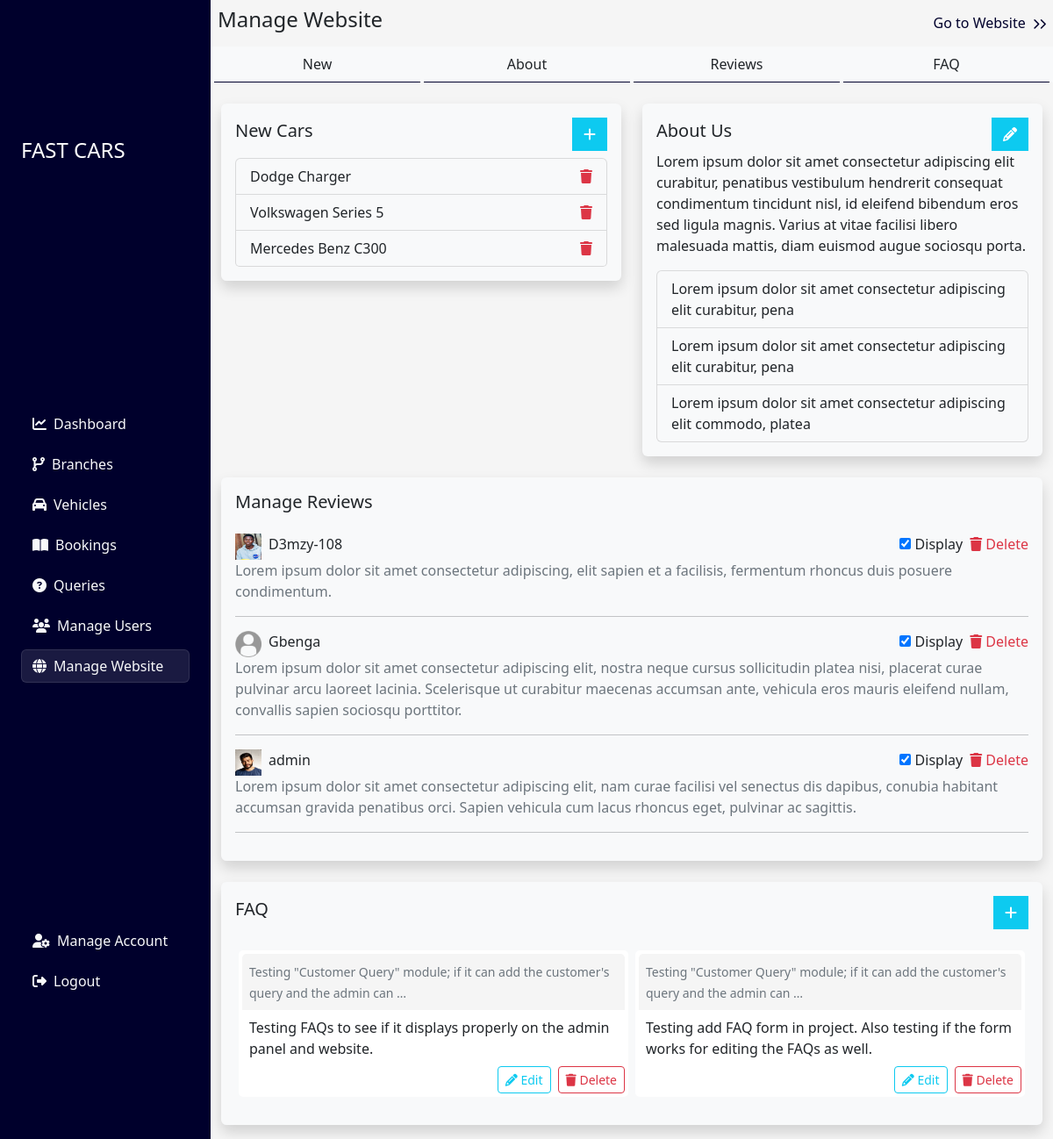
Page /site-administrator/manage_site/ (signed in) on the committed database.
### admin_panel/models.py (models this page shows, shortened)
class NewCar(models.Model):
    vehicle = models.OneToOneField(
        Vehicle, on_delete=models.CASCADE, related_name='new')

class Vehicle(models.Model):
    transmission_choices = [
        ('manual', 'manual'),
        ('automatic', 'automatic')
    ]
    drive_choices = [
        ('2', '2'),
        ('4', '4')
    ]
    image1 = models.ImageField(validators=[FileExtensionValidator(
        ['png', 'jpg', 'jpeg'])], upload_to='vehicle_images')
    image2 = models.ImageField(validators=[FileExtensionValidator(
        ['png', 'jpg', 'jpeg'])], upload_to='vehicle_images', blank=True, null=True)
    image3 = models.ImageField(validators=[FileExtensionValidator(
        ['png', 'jpg', 'jpeg'])], upload_to='vehicle_images', blank=True, null=True)
    image4 = models.ImageField(validators=[FileExtensionValidator(
        ['png', 'jpg', 'jpeg'])], upload_to='vehicle_images', blank=True, null=True)
    image5 = models.ImageField(validators=[FileExtensionValidator(
        ['png', 'jpg', 'jpeg'])], upload_to='vehicle_images', blank=True, null=True)
    brand = models.ForeignKey(
        Brand, on_delete=models.CASCADE, related_name='vehicles')
    branch = models.ForeignKey(
        Branch, on_delete=models.CASCADE, related_name='vehicles')
    vehicle_model = models.CharField(max_length=200)
    year = models.CharField(max_length=5)
    mileage = models.DecimalField(max_digits=10, decimal_places=4)
    vin = models.CharField(max_length=17)
    horsepower = models.IntegerField()
    transmission = models.CharField(
        max_length=10, choices=transmission_choices, default='manual')
    door = models.IntegerField()
    drive = models.CharField(max_length=20, choices=drive_choices, default='2')
    seat = models.IntegerField()
    color = models.CharField(max_length=20)
    price = models.IntegerField()
    stock = models.IntegerField()
    trans_image = models.ImageField(validators=[FileExtensionValidator(
        ['png', 'jpg', 'jpeg'])], upload_to='vehicle_images', blank=True, null=True)
    slug = models.SlugField(unique=True, null=True, blank=True)
    def __str__(self):
        return f"{self.brand} {self.vehicle_model}"

class Brand(models.Model):
    brand_name = models.CharField(max_length=100, unique=True)
    slug = models.SlugField(null=True, unique=True, blank=True)
    def __str__(self):
        return self.brand_name

class AboutUs(models.Model):
    about_text = models.CharField(max_length=300)
    service1 = models.CharField(max_length=70)
    service2 = models.CharField(max_length=70)
    service3 = models.CharField(max_length=70, blank=True, default="...")

### main_site/models.py (models this page shows, shortened)
class CustomerReview(models.Model):
    user = models.ForeignKey(
        User, on_delete=models.CASCADE, related_name="reviews")
    review = models.TextField()
    is_active = models.BooleanField(default=False)

class FAQ(models.Model):
    query = models.ForeignKey(
        CustomerQuery, on_delete=models.CASCADE, related_name='faq')
    reply = models.TextField()

class CustomerQuery(models.Model):
    firstname = models.CharField(max_length=50)
    lastname = models.CharField(max_length=50)
    email = models.EmailField(max_length=80)
    message = models.TextField()
    date = models.DateField(auto_now_add=True)
    resolved = models.BooleanField(default=False)

### user/models.py (models this page shows)
class User(AbstractUser):
    phone_number = models.CharField(max_length=20, blank=True, default='...')
    profile_image = models.ImageField(validators=[FileExtensionValidator(
        ['png', 'jpg', 'jpeg'])], upload_to='profile_images', blank=True)

### admin_panel/views.py (the view)
# urls.py: path('manage_site/', manage_site, name="manage_site"),
@login_required
def manage_site(request):
    if request.user.is_staff:
        new_cars = models.NewCar.objects.all()
        vehicles = models.Vehicle.objects.all()
        about_details = models.AboutUs.objects.all()
        addAboutUsForm = AboutUsForm()
        editAboutUsForm = AboutUsForm()
        reviews = CustomerReview.objects.all()
        faqs = FAQ.objects.all()
        queries = CustomerQuery.objects.all()
        context = {
            'new_cars': new_cars,
            'vehicles': vehicles,
            'about_details': about_details,
            'addAboutUsForm': addAboutUsForm,
            'editAboutUsForm': editAboutUsForm,
            'reviews': reviews,
            'faqs': faqs,
            'queries': queries,
        }
        return render(request, 'admin_panel/manage_site.html', context)
    else:
        return redirect('home')

### admin_panel/forms.py
class AboutUsForm(forms.ModelForm):
    about_text = forms.CharField(
        max_length=300, label="", widget=forms.Textarea(attrs={"maxlength": "300", "class": "form-control col-12", "rows": 3}))
    service1 = forms.CharField(max_length=70, label="", widget=forms.TextInput(
        attrs={"class": "form-control col-12"}))
    service2 = forms.CharField(max_length=70, label="", widget=forms.TextInput(
        attrs={"class": "form-control col-12"}))
    service3 = forms.CharField(max_length=70, label="", widget=forms.TextInput(
        attrs={"class": "form-control col-12"}), required=False)
    class Meta:
        model = AboutUs
        fields = ('about_text', 'service1', 'service2', 'service3')

### admin_panel/templates/admin_panel/manage_site.html (shortened to what this page needs)
{% extends 'base.html' %}
{% load static %}
{% block main %}
<div class="col-12 d-flex flex-wrap">
    <div class="col-12 col-lg">
        {% include 'partials/sidenav.html' %}
    </div>
    <div class="main_content">
        <div class="col-12 p-2 d-flex align-items-center">
            <h4>Manage Website</h4>
            <a href="{% url 'home' %}" class="text-decoration-none ms-auto" style="color: rgb(0, 0, 44);">Go to
                Website<small><small><i class="fas fa-chevron-right ms-2"></i><i
                            class="fas fa-chevron-right"></i></small></small></a>
        </div>
        <div class="d-flex sticky-top col-12 text-center bg-light px-1" style="z-index: 1;">
            <a href="#new" class="col text-decoration-none text-dark py-2 me-1"
                style="border-bottom: 1px solid rgb(0, 0, 44);">New</a>
            <a href="#about" class="col text-decoration-none text-dark py-2 me-1"
                style="border-bottom: 1px solid rgb(0, 0, 44);">About</a>
            <a href="#reviews" class="col text-decoration-none text-dark py-2 me-1"
                style="border-bottom: 1px solid rgb(0, 0, 44);">Reviews</a>
            <a href="#faq" class="col text-decoration-none text-dark py-2"
                style="border-bottom: 1px solid rgb(0, 0, 44);">FAQ</a>
        </div>
        <div class="row g-4 m-0">
            <div class="col-12 col-md-6" id="new">
                <div class="card bg-light p-3 border-0 shadow">
                    <div class="d-flex justify-content-between align-items-center">
                        <h5>New Cars</h5>
                        <a href="#" class="btn btn-info rounded-0 text-white" data-bs-toggle="modal"
                            data-bs-target="#addNewCarModal"><i class="fas fa-plus"></i></a>
                    </div>
                    <ul class="list-group mt-2">
                        {% for new_car in new_cars %}
                        <li class="list-group-item bg-light d-flex">{{new_car.vehicle}} <a
                                href="{% url 'remove_new_car' new_car.id %}" class="ms-auto"><i
                                    class="fas fa-trash text-danger"></i></a></li>
                        {% endfor %}
                    </ul>
                </div>
            </div>
            <div class="col-12 col-md-6" id="about">
                <div class="card bg-light p-3 border-0 shadow h-100">
                    <div class="d-flex justify-content-between align-items-center">
                        <h5>About Us</h5>
                        {% if about_details.count is not 0 %}
                        {% for about_detail in about_details %}
                        <a href="#" class="btn btn-info rounded-0 text-white" data-bs-toggle="modal"
                            data-bs-target="#editAboutUsModal"><i class="fas fa-pencil"></i></a>
                        {% endfor %}
                        {% else %}
                        <a href="#" class="btn btn-info rounded-0 text-white" data-bs-toggle="modal"
                            data-bs-target="#addAboutUsModal"><i class="fas fa-plus"></i></a>
                        {% endif %}
                    </div>
                    <div class="col-12">
                        {% for about_detail in about_details %}
                        <p class="about_txt">{{about_detail.about_text}}</p>
                        <ul class="list-group">
                            <li class="list-group-item bg-light serv1">{{about_detail.service1}}</li>
                            <li class="list-group-item bg-light serv2">{{about_detail.service2}}</li>
                            <li class="list-group-item bg-light serv3">{{about_detail.service3}}</li>
                        </ul>
                        {% endfor %}
                    </div>
                </div>
            </div>
            <div class="col-12" id="reviews">
                <div class="card bg-light p-3 border-0 shadow">
                    <div class="d-flex justify-content-between align-items-center mb-3">
                        <h5>Manage Reviews</h5>
                    </div>
                    {% for review in reviews %}
                    <div class="col-12">
                        <div class="col-12 d-flex">
                            {% if review.user.profile_image %}
                            <img src="{{review.user.profile_image.url}}" width="30px" height="30px" alt="">
                            {% else %}
                            <img src="{% static 'media/user_icon.png' %}" width="30px" height="30px" alt="">
                            {% endif %}
                            <span class="ms-2">{{review.user.username}}</span>
                            <form action="{% url 'show_review' review.id %}" method="post" class="ms-auto">
                                <input type="checkbox" class="show" name="" id=""
                                    {% if review.is_active %}checked{% endif %}>
                                Display
                            </form>
                            <a href="{% url 'delete_review' review.id %}" class="text-decoration-none text-danger ms-2">
                                <i class="fas fa-trash"></i> Delete
                            </a>
                        </div>
                        <div class="col-12">
                            <span class="text-muted">
                                {{review.review}}
                            </span>
                        </div>
                    </div>
                    <hr>
                    {% endfor %}
                </div>
            </div>
            <div class="col-12 col-md-12 pb-3" id="faq">
                <div class="card bg-light p-3 border-0 shadow h-100">
                    <div class="d-flex justify-content-between align-items-center">
                        <h5>FAQ</h5>
                        <a href="#" class="btn btn-info rounded-0 text-white" data-bs-toggle="modal"
                            data-bs-target="#selectQueryModal"><i class="fas fa-plus"></i></a>
                    </div>
                    <div class="row g-2 m-0 py-3">
                        {% for faq in faqs %}
                        <div class="col-12 col-md-6">
                            <div class="faq p-1 col-12">
                                <div class="question col-12 p-2">
                                    <small class="text-muted">{{faq.query.message|truncatewords:15}}</small>
                                </div>
                                <div class="reply p-2 col-12">
                                    {{faq.reply}}
                                </div>
                                <div class="d-flex justify-content-end">
                                    <a href="{% url 'edit_faq' faq.id %}" class="btn btn-outline-info btn-sm"><i
                                            class="fas fa-pencil"></i> Edit</a>
                                    <a href="{% url 'delete_faq' faq.id %}"
                                        class="btn btn-outline-danger btn-sm ms-2"><i class="fas fa-trash"></i>
                                        Delete</a>
                                </div>
                            </div>
                        </div>
                        {% endfor %}
                    </div>
                </div>
            </div>
        </div>
    </div>
</div>
{% endblock main %}

### static/css/index.css (style rules this page uses)
* { margin: 0; padding: 0; }
:root { --orange: #DC2D13; --black: #222; --blue: rgb(0, 0, 44); }
body { background: #f5f5f5 !important; }
.main_content { width: 80%; max-height: 100vh; overflow-y: scroll; }

### admin_panel/templates/admin_panel/manage_site.html (style rules this page uses)
.card { height: fit-content; }
.faq { background: white; border-radius: 5px; }
.question { background: #f5f5f5; border-radius: 5px 5px 0 0; }

### rows in the picture
NewCar: vehicle "Dodge Charger"
NewCar: vehicle "Volkswagen Series 5"
NewCar: vehicle "Mercedes Benz C300"
AboutUs: about_text "Lorem ipsum dolor sit amet consectetur adipiscing elit curabitur, penatibus vestibulum hendrerit consequat condimentum tincidunt nisl, id eleifend bibendum eros sed ligula magnis. Varius at vitae facilisi libero malesuada mattis, diam euismod augue sociosqu porta.", service1 "Lorem ipsum dolor sit amet consectetur adipiscing elit curabitur, pena", service2 "Lorem ipsum dolor sit amet consectetur adipiscing elit curabitur, pena", service3 "Lorem ipsum dolor sit amet consectetur adipiscing elit commodo, platea"
CustomerReview: user.profile_image (picture), user.username "D3mzy-108", is_active "☑", review "Lorem ipsum dolor sit amet consectetur adipiscing, elit sapien et a facilisis, fermentum rhoncus duis posuere condimentum."
CustomerReview: user.username "Gbenga", is_active "☑", review "Lorem ipsum dolor sit amet consectetur adipiscing elit, nostra neque cursus sollicitudin platea nisi, placerat curae pulvinar arcu laoreet lacinia. Scelerisque ut curabitur maecenas accumsan ante, vehicula eros mauris eleifend nullam, convallis sapien sociosqu porttitor."
CustomerReview: user.profile_image (picture), user.username "admin", is_active "☑", review "Lorem ipsum dolor sit amet consectetur adipiscing elit, nam curae facilisi vel senectus dis dapibus, conubia habitant accumsan gravida penatibus orci. Sapien vehicula cum lacus rhoncus eget, pulvinar ac sagittis."
FAQ: query.message "Testing \"Customer Query\" module; if it can add the customer's query and the admin can …", reply "Testing FAQs to see if it displays properly on the admin panel and website."
FAQ: query.message "Testing \"Customer Query\" module; if it can add the customer's query and the admin can …", reply "Testing add FAQ form in project. Also testing if the form works for editing the FAQs as well."
